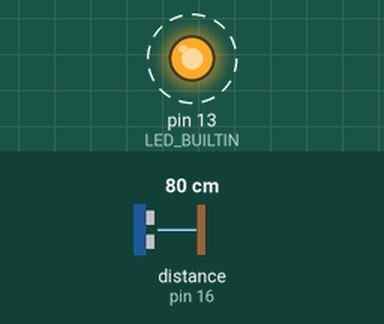
This sketch was run on a simulated Arduino Uno, built with avr-gcc and run on an emulated ATmega328P. On the bench: output pins drawn as LEDs (lit = HIGH). Wiring (inferred from the names in the program): ultrasonic range finder: trigger pin 5; echo pin 16. Dashed ring = blinking. The test bench sets the inputs (shaded band); at power-on: distance to the obstacle (sensor on pin 16) 80 cm. The echo pulse lasts 58.3 µs per cm; pins used as bus, display or sensor lines are not drawn; what the sketch prints to the serial monitor is not drawn.

Above: at 0.5 s.
Timing chart, 0 to 3.0 s (numbered marks = the images above):
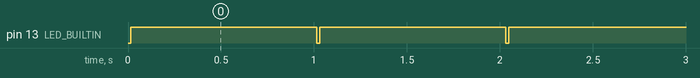

The sketch:

ultrasonic-sensor-esp8266.ino
```cpp
#define  echoPin 16       // HC SR04 Trig <——> GPIO16(D2)
#define  trigPin 5        // HC SR04 Echo <——> GPIO5 (D3)
int Front_Distance;


void setup()
{
  pinMode(LED_BUILTIN, OUTPUT);
  pinMode(trigPin, OUTPUT);  // Sets the trigPin as an Output
  pinMode(echoPin, INPUT);   // Sets the echoPin as an Input
  Serial.begin(9600);
}


void loop()
{
  Front_Distance = getDistance();
  Serial.print(Front_Distance);
  Serial.println("cm");
  digitalWrite(LED_BUILTIN, HIGH);
  delay(1000);
  digitalWrite(LED_BUILTIN, LOW);
}


float getDistance() {
  digitalWrite(trigPin, LOW);
  delayMicroseconds(2);
  digitalWrite(trigPin, HIGH);
  delayMicroseconds(10);
  digitalWrite(trigPin, LOW);
  float distance = pulseIn(echoPin, HIGH) / 58.00;
  delay(10);
  return distance;
}
```

Measured:
- by itself, pin 13 (LED_BUILTIN): alternates HIGH for 1.0 s and LOW for 0.02 s
